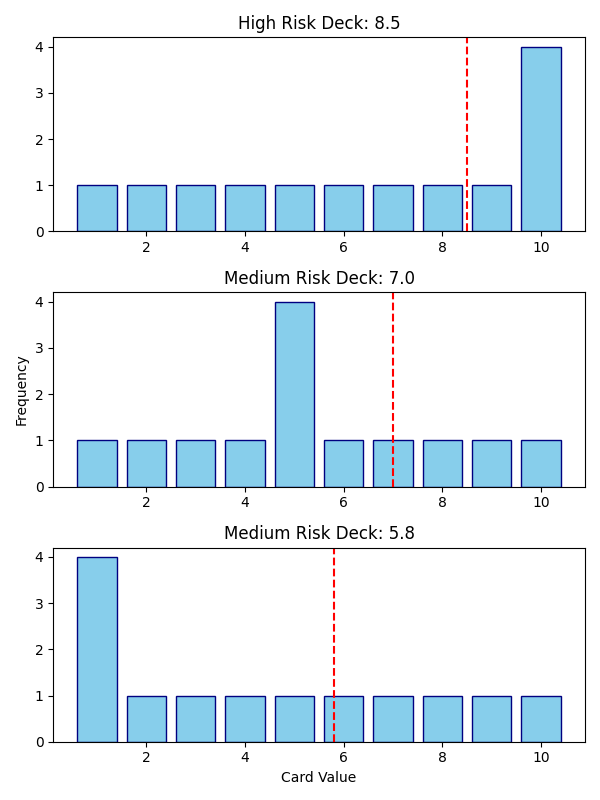

Write the Python code that produced this figure.
# plot_decks_pBART.py
# eemeric2@jhu.edu
# erik.emeric@gmail.com


import numpy as np
import matplotlib.pyplot as plt

points_accumulated = list(range(0,21))
print(f"points accumulated: {points_accumulated}")

# Create 3 rows and 1 column
fig, axs = plt.subplots(3, 1, figsize=(6, 8))

# Card values
values = list(range(1, 10 + 1))
print(f"Card values: {values}")

token_weights = [1]*9 + [4]
# Multiply element-wise
result = [v * w for v, w in zip(values, token_weights)]
print(f"High risk token weights: {token_weights}")
print(f"Mean: {sum(result) / len(result)}")
# Access each subplot using indexing (0 to 2)
# Create bar chart
axs[0].bar(values, token_weights, color='skyblue', edgecolor='navy')
axs[0].axvline(x=sum(result) / len(result), color='r', linestyle='--')
axs[0].set_title(f"High Risk Deck: {sum(result) / len(result)}")

token_weights = [1]*4 + [4] + [1]*5
# Multiply element-wise
result = [v * w for v, w in zip(values, token_weights)]
print(f"Med  risk token weights: {token_weights}")
print(f"Mean: {sum(result) / len(result)}")
# Access each subplot using indexing (0 to 2)
# Create bar chart
axs[1].bar(values, token_weights, color='skyblue', edgecolor='navy')
axs[1].axvline(x=sum(result) / len(result), color='r', linestyle='--')
axs[1].set_title(f"Medium Risk Deck: {sum(result) / len(result)}")
axs[1].set_ylabel('Frequency')

token_weights = [4] + [1]*9
# Multiply element-wise
result = [v * w for v, w in zip(values, token_weights)]
print(f"Low risk token weights : {token_weights}")
print(f"Mean: {sum(result) / len(result)}")
# Access each subplot using indexing (0 to 2))
# Create bar chart
axs[2].bar(values, token_weights, color='skyblue', edgecolor='navy')
axs[2].axvline(x=sum(result) / len(result), color='r', linestyle='--')
axs[2].set_title(f"Medium Risk Deck: {sum(result) / len(result)}")
axs[2].set_xlabel('Card Value')

# Adjust layout to prevent overlapping titles/labels
plt.tight_layout()
# Save the plot (format inferred from file extension)
plt.savefig('plot_decks_pBART.png')
# Show the plot (must come AFTER savefig)
# plt.show()
plt.close()

# get points_accumulated versus p(bust)
# make array of cards
all_crds = np.array([])
for i in range(0,len(token_weights)):    
    j = 0
    crd = np.tile(values[i],[1,token_weights[i]])
    all_crds = np.append(all_crds,crd)
    
print(f"cards in deck: {all_crds}")
    
# for i in range(0,21):
#     print(points_accumulated[i])
    
